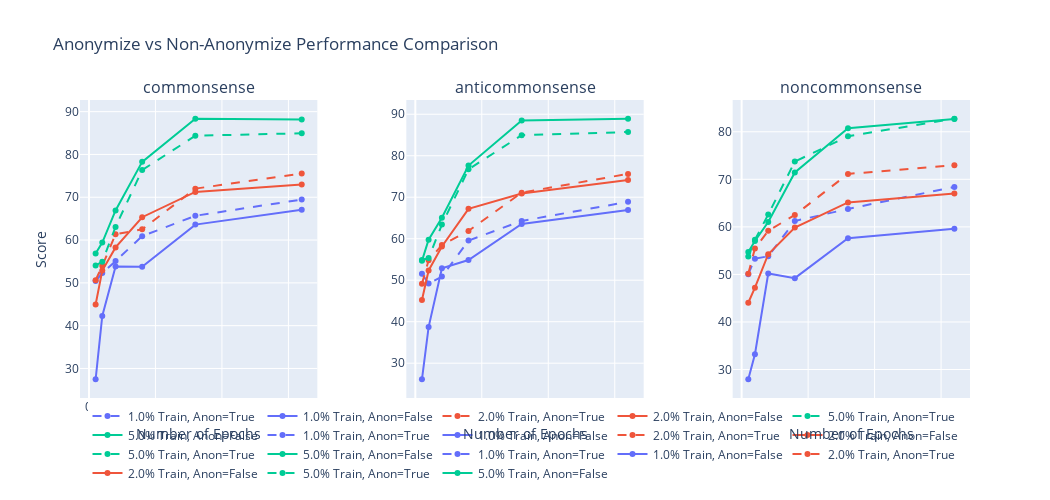

Notebook source saved alongside this figure:
### Code cell
# Create a simplified single-row comparison for easier viewing
def create_simplified_comparison():
    # Create one row of plots, one for each test dataset
    fig = make_subplots(
        rows=1, 
        cols=len(test_dataset_columns),
        subplot_titles=[col.replace('score_', '') for col in test_dataset_columns],
        horizontal_spacing=0.1
    )
    
    # Color scheme for different training percentages
    colors = px.colors.qualitative.Plotly
    
    for j, test_col in enumerate(test_dataset_columns):
        dataset_name = test_col.replace('score_', '')
        
        # For each training percentage
        for i, pct in enumerate(training_percentages):
            # Filter data for this training percentage
            df_pct = df[df['percent_train'] == pct]
            
            # For anonymize=True and anonymize=False
            for k, anon in enumerate([True, False]):
                df_group = df_pct[df_pct['anonymize'] == anon]
                
                # Skip if no data for this combination
                if len(df_group) == 0:
                    continue
                
                # Get average scores for each epoch
                epoch_scores = df_group.groupby('num_epochs')[test_col].mean().reset_index()
                
                # Add line to plot
                fig.add_trace(
                    go.Scatter(
                        x=epoch_scores['num_epochs'],
                        y=epoch_scores[test_col],
                        mode='lines+markers',
                        name=f"{pct*100}% Train, Anon={anon}",
                        line=dict(
                            color=colors[i % len(colors)],
                            dash='dash' if anon else 'solid'
                        ),
                    ),
                    row=1, col=j+1
                )
            
            # Update axis labels
            fig.update_xaxes(title_text="Number of Epochs", row=1, col=j+1)
            if j == 0:
                fig.update_yaxes(title_text="Score", row=1, col=j+1)
    
    # Update layout
    fig.update_layout(
        height=500,
        width=350*len(test_dataset_columns),
        title_text="Anonymize vs Non-Anonymize Performance Comparison",
        legend=dict(
            orientation="h",
            yanchor="bottom",
            y=-0.3,
            xanchor="center",
            x=0.5
        ),
        margin=dict(b=100)
    )
    
    return fig

# Create and display the simplified comparison
simple_fig = create_simplified_comparison()
simple_fig.show()

### Figure 1 — Plotly figure (JSON) as saved in the notebook; plotly's stock layout.template omitted (floating-point values rounded to 4 significant figures)
{"data": [{"line": {"color": "#636EFA", "dash": "dash"}, "mode": "lines+markers", "name": "1.0% Train, Anon=True", "x": [1, 2, 4, 8, 16, 32], "y": [50.44, 52.3, 55.09, 60.91, 65.67, 69.47], "type": "scatter", "xaxis": "x", "yaxis": "y"}, {"line": {"color": "#636EFA", "dash": "solid"}, "mode": "lines+markers", "name": "1.0% Train, Anon=False", "x": [1, 2, 4, 8, 16, 32], "y": [27.45, 42.26, 53.84, 53.75, 63.61, 67.07], "type": "scatter", "xaxis": "x", "yaxis": "y"}, {"line": {"color": "#EF553B", "dash": "dash"}, "mode": "lines+markers", "name": "2.0% Train, Anon=True", "x": [1, 2, 4, 8, 16, 32], "y": [50.62, 53.99, 61.34, 62.5, 72.02, 75.53], "type": "scatter", "xaxis": "x", "yaxis": "y"}, {"line": {"color": "#EF553B", "dash": "solid"}, "mode": "lines+markers", "name": "2.0% Train, Anon=False", "x": [1, 2, 4, 8, 16, 32], "y": [44.95, 52.89, 58.27, 65.34, 71.25, 72.98], "type": "scatter", "xaxis": "x", "yaxis": "y"}, {"line": {"color": "#00CC96", "dash": "dash"}, "mode": "lines+markers", "name": "5.0% Train, Anon=True", "x": [1, 2, 4, 8, 16, 32], "y": [54.04, 54.95, 63.08, 76.34, 84.38, 84.95], "type": "scatter", "xaxis": "x", "yaxis": "y"}, {"line": {"color": "#00CC96", "dash": "solid"}, "mode": "lines+markers", "name": "5.0% Train, Anon=False", "x": [1, 2, 4, 8, 16, 32], "y": [56.88, 59.42, 66.93, 78.27, 88.37, 88.18], "type": "scatter", "xaxis": "x", "yaxis": "y"}, {"line": {"color": "#636EFA", "dash": "dash"}, "mode": "lines+markers", "name": "1.0% Train, Anon=True", "x": [1, 2, 4, 8, 16, 32], "y": [51.53, 49.23, 50.87, 59.56, 64.28, 68.89], "type": "scatter", "xaxis": "x2", "yaxis": "y2"}, {"line": {"color": "#636EFA", "dash": "solid"}, "mode": "lines+markers", "name": "1.0% Train, Anon=False", "x": [1, 2, 4, 8, 16, 32], "y": [26.1, 38.7, 52.88, 54.86, 63.55, 66.92], "type": "scatter", "xaxis": "x2", "yaxis": "y2"}, {"line": {"color": "#EF553B", "dash": "dash"}, "mode": "lines+markers", "name": "2.0% Train, Anon=True", "x": [1, 2, 4, 8, 16, 32], "y": [49.13, 54.81, 58.46, 61.88, 71.1, 75.62], "type": "scatter", "xaxis": "x2", "yaxis": "y2"}, {"line": {"color": "#EF553B", "dash": "solid"}, "mode": "lines+markers", "name": "2.0% Train, Anon=False", "x": [1, 2, 4, 8, 16, 32], "y": [45.24, 52.36, 58.12, 67.21, 70.91, 74.14], "type": "scatter", "xaxis": "x2", "yaxis": "y2"}, {"line": {"color": "#00CC96", "dash": "dash"}, "mode": "lines+markers", "name": "5.0% Train, Anon=True", "x": [1, 2, 4, 8, 16, 32], "y": [54.86, 55.33, 63.41, 76.73, 84.96, 85.72], "type": "scatter", "xaxis": "x2", "yaxis": "y2"}, {"line": {"color": "#00CC96", "dash": "solid"}, "mode": "lines+markers", "name": "5.0% Train, Anon=False", "x": [1, 2, 4, 8, 16, 32], "y": [54.66, 59.76, 65.05, 77.65, 88.51, 88.94], "type": "scatter", "xaxis": "x2", "yaxis": "y2"}, {"line": {"color": "#636EFA", "dash": "dash"}, "mode": "lines+markers", "name": "1.0% Train, Anon=True", "x": [1, 2, 4, 8, 16, 32], "y": [50.05, 53.32, 53.81, 61.23, 63.77, 68.41], "type": "scatter", "xaxis": "x3", "yaxis": "y3"}, {"line": {"color": "#636EFA", "dash": "solid"}, "mode": "lines+markers", "name": "1.0% Train, Anon=False", "x": [1, 2, 4, 8, 16, 32], "y": [27.93, 33.2, 50.2, 49.22, 57.61, 59.62], "type": "scatter", "xaxis": "x3", "yaxis": "y3"}, {"line": {"color": "#EF553B", "dash": "dash"}, "mode": "lines+markers", "name": "2.0% Train, Anon=True", "x": [1, 2, 4, 8, 16, 32], "y": [50.14, 55.47, 59.17, 62.5, 71.14, 72.95], "type": "scatter", "xaxis": "x3", "yaxis": "y3"}, {"line": {"color": "#EF553B", "dash": "solid"}, "mode": "lines+markers", "name": "2.0% Train, Anon=False", "x": [1, 2, 4, 8, 16, 32], "y": [44.05, 47.22, 54.25, 59.86, 65.14, 67.04], "type": "scatter", "xaxis": "x3", "yaxis": "y3"}, {"line": {"color": "#00CC96", "dash": "dash"}, "mode": "lines+markers", "name": "5.0% Train, Anon=True", "x": [1, 2, 4, 8, 16, 32], "y": [53.76, 57.27, 62.6, 73.73, 79.06, 82.76], "type": "scatter", "xaxis": "x3", "yaxis": "y3"}, {"line": {"color": "#00CC96", "dash": "solid"}, "mode": "lines+markers", "name": "5.0% Train, Anon=False", "x": [1, 2, 4, 8, 16, 32], "y": [54.73, 57.03, 61.03, 71.44, 80.76, 82.66], "type": "scatter", "xaxis": "x3", "yaxis": "y3"}], "layout": {"xaxis": {"anchor": "y", "domain": [0.0, 0.2667], "title": {"text": "Number of Epochs"}}, "yaxis": {"anchor": "x", "domain": [0.0, 1.0], "title": {"text": "Score"}}, "xaxis2": {"anchor": "y2", "domain": [0.3667, 0.6333], "title": {"text": "Number of Epochs"}}, "yaxis2": {"anchor": "x2", "domain": [0.0, 1.0]}, "xaxis3": {"anchor": "y3", "domain": [0.7333, 1.0], "title": {"text": "Number of Epochs"}}, "yaxis3": {"anchor": "x3", "domain": [0.0, 1.0]}, "annotations": [{"font": {"size": 16}, "showarrow": false, "text": "commonsense", "x": 0.1333, "xanchor": "center", "xref": "paper", "y": 1.0, "yanchor": "bottom", "yref": "paper"}, {"font": {"size": 16}, "showarrow": false, "text": "anticommonsense", "x": 0.5, "xanchor": "center", "xref": "paper", "y": 1.0, "yanchor": "bottom", "yref": "paper"}, {"font": {"size": 16}, "showarrow": false, "text": "noncommonsense", "x": 0.8667, "xanchor": "center", "xref": "paper", "y": 1.0, "yanchor": "bottom", "yref": "paper"}], "title": {"text": "Anonymize vs Non-Anonymize Performance Comparison"}, "legend": {"orientation": "h", "yanchor": "bottom", "y": -0.3, "xanchor": "center", "x": 0.5}, "margin": {"b": 100}, "height": 500, "width": 1050}}
